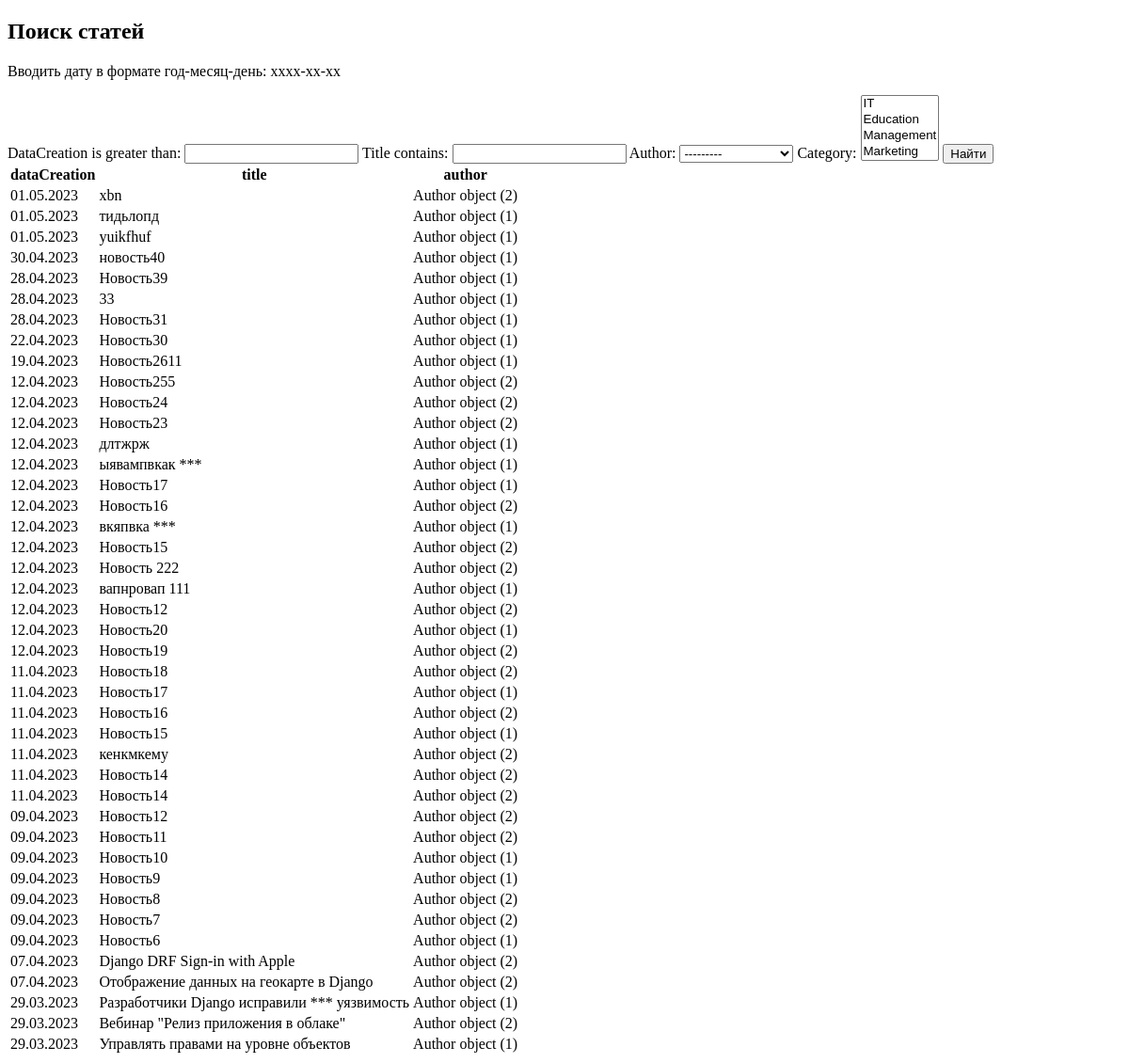
The page /news/search/ on the database as committed earlier.
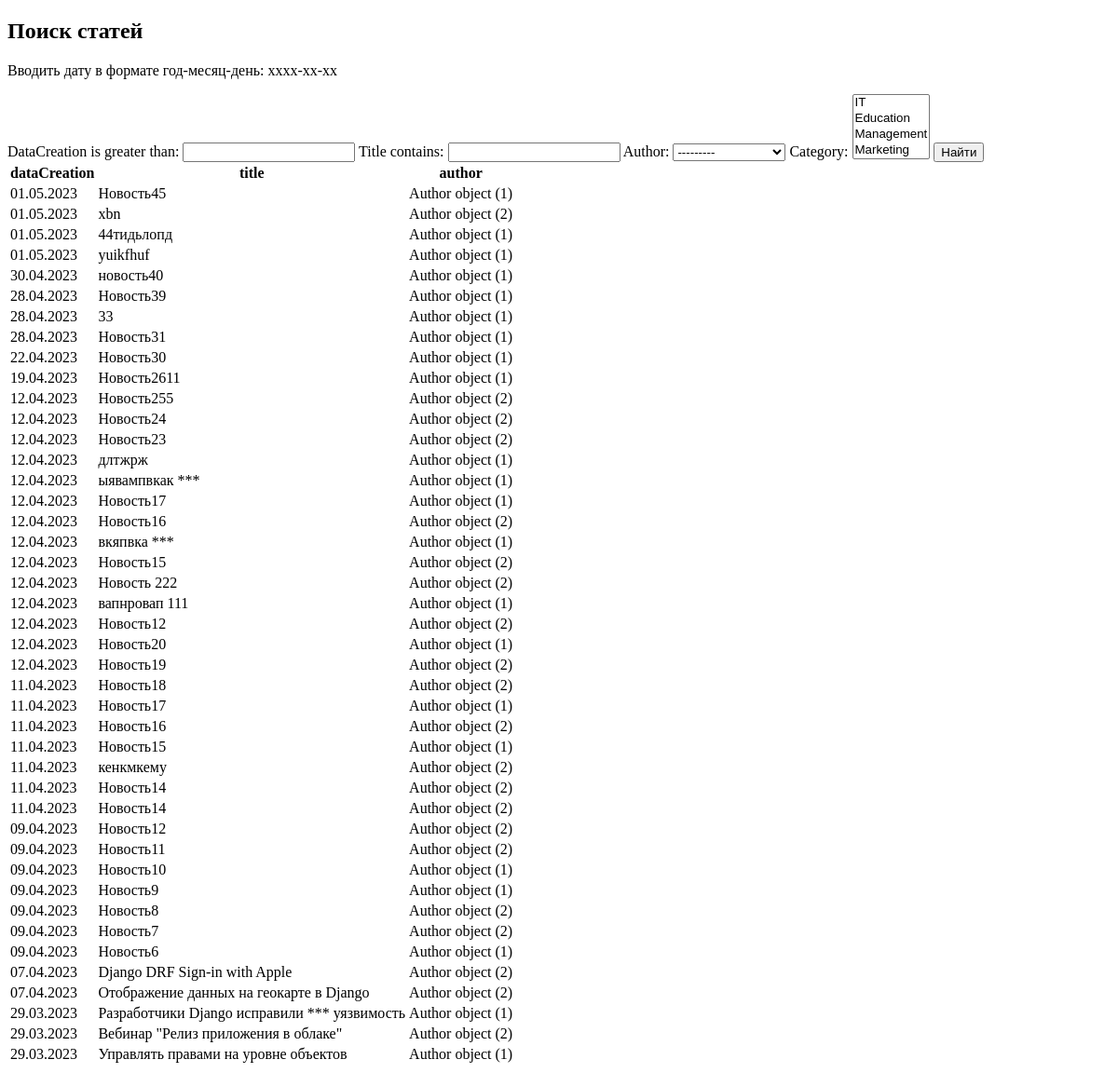
The same page on the database as committed later.
### news/models.py (models this page shows, shortened)
class Post(models.Model):
    author = models.ForeignKey(Author, on_delete=models.CASCADE)
    NEWS = 'NW'
    ARTICLE = 'AR'
    CATEGORY_CHOICES = (
        (NEWS, 'Новость'),
        (ARTICLE, 'Статья'),
    )
    categoryType = models.CharField(max_length=2, choices = CATEGORY_CHOICES, default=ARTICLE)
    dataCreation = models.DateTimeField(auto_now_add=True)
    category = models.ManyToManyField('Category', through='PostCategory')
    title = models.CharField(max_length=128)
    text = models.TextField()
    rating = models.SmallIntegerField(default=0)

class Author(models.Model):
    authorUser = models.OneToOneField(User, on_delete=models.CASCADE)
    ratingAuthor = models.SmallIntegerField(default=0)

### news/views.py (the view)
# urls.py: path('search/', PostsSearch.as_view(), name='search'),
class PostsSearch(ListView):
    model = Post  # указываем модель, объекты которой мы будем выводить
    template_name = 'search.html'  # указываем имя шаблона, в котором будет лежать HTML, в нём будут все инструкции о том, как именно пользователю должны вывестись наши объекты
    ordering = ['-dataCreation']
    def get_context_data(self,
                         **kwargs):  # забираем отфильтрованные объекты переопределяя метод get_context_data у наследуемого класса (привет, полиморфизм, мы скучали!!!)
        context = super().get_context_data(**kwargs)
        context['filter'] = PostFilter(self.request.GET,
                                       queryset=self.get_queryset())  # вписываем наш фильтр в контекст
        context['form'] = PostForm()
        return context

### news/forms.py
class PostForm(ModelForm):
    check_box = BooleanField(label='Ало, Галочка!')  # добавляем галочку или же true-false поле
    class Meta:
        model = Post
        fields = ['title', 'text', 'author', 'category', 'check_box']  # не забываем включить галочку в поля, иначе она не будет показываться на странице!

### news/models.py (called while the page is built)
    def __str__(self):
        return self.name

### news/templatetags/custom_filters.py (called while the page is built)
@register.filter(name='censor')     # регистрируем наш фильтр под именем censor, чтоб django понимал, что это именно фильтр, а не простая функция
def censor(value):                   # первый аргумент здесь — это то значение, к которому надо применить фильтр
    for word in badwordsList:
        value = value.replace(word, '***')
    return value

### templates/search.html (shortened to what this page needs)
{% extends 'flatpages/default.html' %}
{% load custom_filters %}
{% block content %}
    <h2>Поиск статей</h2>
    <p>Вводить дату в формате год-месяц-день: хххх-xx-xx</p>
    <form method="GET">
        {{ filter.form }}
        <input type="submit" value="Найти">
    </form>
    <table>
        <thead>
            <th>
                dataCreation
            </th>
            <th>
                title
            </th>
            <th>
                author
            </th>
        </thead>
        {% for post in filter.qs %}
        <tr>
            <td>
                {{ post.dataCreation|date:'d.m.Y' }}
            </td>
            <td>
                {{ post.title|censor }}
            </td>
            <td>
                {{ post.author }}
            </td>
        </tr>
        {% endfor %}
    </table>
{% endblock content %}

Rows that differ between the two databases and show on the page:
added Post: dataCreation "01.05.2023", title|censor "Новость45", author "Author object (1)"
changed Post: title|censor "тидьлопд" → "44тидьлопд"
